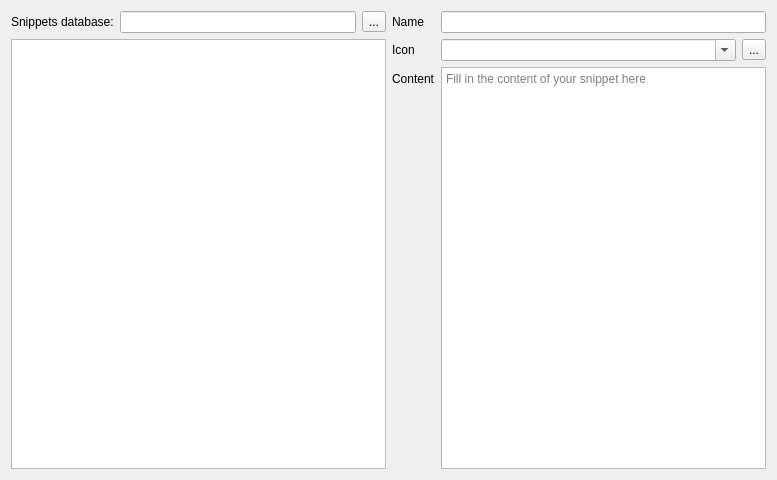
<?xml version="1.0" encoding="UTF-8"?>
<ui version="4.0">
 <class>SnippetsDlg</class>
 <widget class="QDialog" name="SnippetsDlg">
  <property name="geometry">
   <rect>
    <x>0</x>
    <y>0</y>
    <width>777</width>
    <height>480</height>
   </rect>
  </property>
  <property name="windowTitle">
   <string>Snippets</string>
  </property>
  <layout class="QGridLayout" name="gridLayout">
   <item row="0" column="0">
    <layout class="QHBoxLayout" name="horizontalLayout">
     <item>
      <widget class="QLabel" name="label">
       <property name="text">
        <string>Snippets database:</string>
       </property>
      </widget>
     </item>
     <item>
      <widget class="QLineEdit" name="database_path"/>
     </item>
     <item>
      <widget class="QToolButton" name="database_browse">
       <property name="text">
        <string>...</string>
       </property>
      </widget>
     </item>
    </layout>
   </item>
   <item row="1" column="0">
    <widget class="QTreeView" name="tv_content">
     <property name="contextMenuPolicy">
      <enum>Qt::CustomContextMenu</enum>
     </property>
    </widget>
   </item>
   <item row="0" column="1" rowspan="2">
    <layout class="QFormLayout" name="formLayout">
     <item row="0" column="0">
      <widget class="QLabel" name="label_2">
       <property name="text">
        <string>Name</string>
       </property>
      </widget>
     </item>
     <item row="0" column="1">
      <widget class="QLineEdit" name="database_path_2"/>
     </item>
     <item row="1" column="0">
      <widget class="QLabel" name="label_3">
       <property name="text">
        <string>Icon</string>
       </property>
      </widget>
     </item>
     <item row="1" column="1">
      <layout class="QHBoxLayout" name="horizontalLayout_2">
       <item>
        <widget class="QComboBox" name="comboBox">
         <property name="editable">
          <bool>true</bool>
         </property>
        </widget>
       </item>
       <item>
        <widget class="QToolButton" name="database_browse_2">
         <property name="text">
          <string>...</string>
         </property>
        </widget>
       </item>
      </layout>
     </item>
     <item row="2" column="0">
      <widget class="QLabel" name="label_4">
       <property name="text">
        <string>Content</string>
       </property>
      </widget>
     </item>
     <item row="2" column="1">
      <widget class="QTextEdit" name="textEdit">
       <property name="placeholderText">
        <string>Fill in the content of your snippet here</string>
       </property>
      </widget>
     </item>
    </layout>
   </item>
  </layout>
  <action name="actionAdd_new_group">
   <property name="icon">
    <iconset resource="appres.qrc">
     <normaloff>:/icons/resources/icons/folder.png</normaloff>:/icons/resources/icons/folder.png</iconset>
   </property>
   <property name="text">
    <string>Add new group</string>
   </property>
  </action>
  <action name="actionAdd_new_snipped">
   <property name="icon">
    <iconset resource="appres.qrc">
     <normaloff>:/icons/resources/icons/star.png</normaloff>:/icons/resources/icons/star.png</iconset>
   </property>
   <property name="text">
    <string>Add new snipped</string>
   </property>
  </action>
  <action name="actionRemove">
   <property name="icon">
    <iconset resource="appres.qrc">
     <normaloff>:/icons/resources/icons/cross.png</normaloff>:/icons/resources/icons/cross.png</iconset>
   </property>
   <property name="text">
    <string>Remove</string>
   </property>
  </action>
  <action name="actionSave_database">
   <property name="text">
    <string>Save database</string>
   </property>
  </action>
  <action name="actionReload_database">
   <property name="text">
    <string>Reload database</string>
   </property>
  </action>
 </widget>
 <resources>
  <include location="appres.qrc"/>
 </resources>
 <connections/>
</ui>
